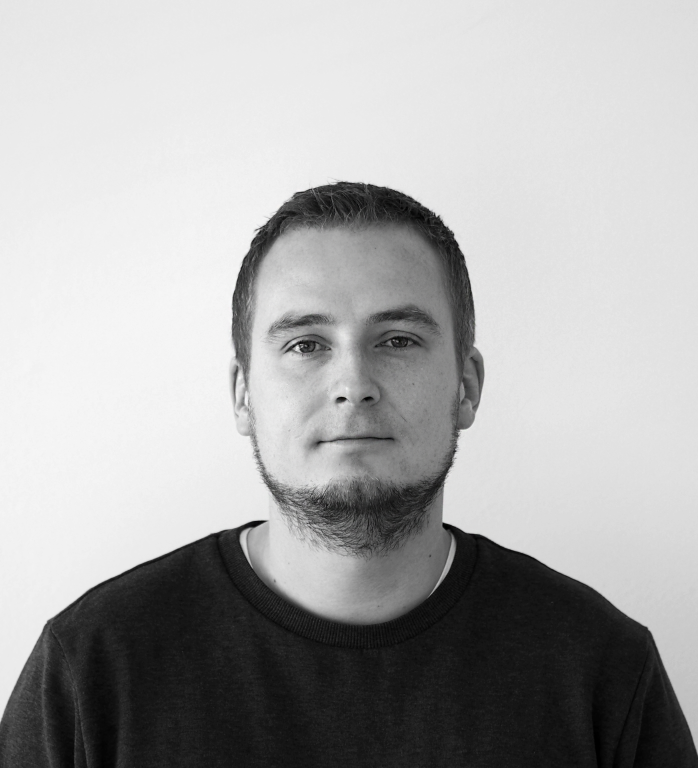
#> input picture kode/.deprecated/ansigtsgenkendelse/faces/Benny.jpg, 2792 x 3072 px, found by its file name (shown at 1/4 size)
$ python mathias_learn.py
#> lines starting #> are read from the running program, lines starting #| are printed output that depends on the picture
import cv2
import os
import numpy as np

# Define the path to the dataset directory
dataset_dir = '/home/benny/pi_reader/ansigtsgenkendelse'
img_path = '/home/benny/pi_reader/ansigtsgenkendelse/faces/Benny.jpg'

# Load the Haar cascades for face detection
face_cascade = cv2.CascadeClassifier(cv2.data.haarcascades + 'haarcascade_frontalface_default.xml')

# Initialize the lists for face features and labels
face_features = []
labels = []

# Loop over the subdirectories in the dataset directory
# for sub_dir in os.listdir(dataset_dir):
#     sub_dir_path = os.path.join(dataset_dir, sub_dir)
#     # Loop over the images in each subdirectory
#     for img_name in os.listdir(sub_dir_path):
#         img_path = os.path.join(sub_dir_path, img_name)
# Load the image and convert it to grayscale
img = cv2.imread(img_path)
#> img is the input picture: shape (3072, 2792, 3); mean B, G, R 169.7, 169.7, 169.7
gray = cv2.cvtColor(img, cv2.COLOR_BGR2GRAY)
# Detect the face in the grayscale image
faces = face_cascade.detectMultiScale(gray, scaleFactor=1.1, minNeighbors=5)
#> faces = [[844, 931, 1133, 1133]]
for (x, y, w, h) in faces:
    # Extract the face ROI (Region of Interest)
    roi_gray = gray[y:y + h, x:x + w]
    # Resize the face ROI to a fixed size
    roi_gray = cv2.resize(roi_gray, (100, 100), interpolation=cv2.INTER_LINEAR)
    # Add the face features and label to the lists
    face_features.append(roi_gray)
    labels.append(int(2))
#> this loop made 1 pass
#> pass 1, `roi_gray = gray[y:y + h, x:x + w]`:
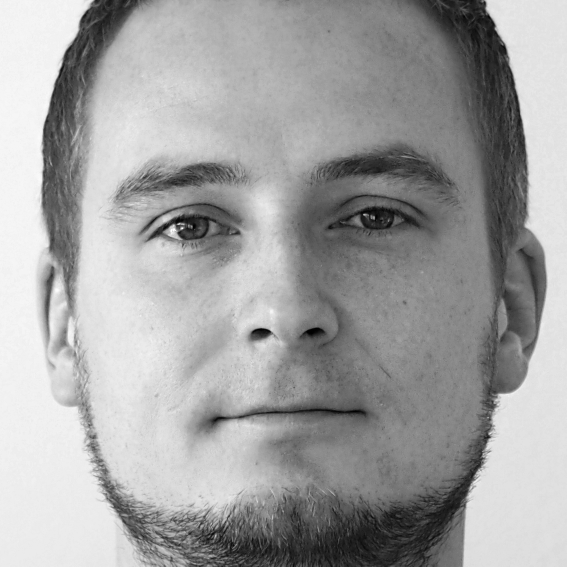
#> roi_gray: shape (1133, 1133) (shown at 1/2 size); min 0, max 255, mean 161.6
#> pass 1, `roi_gray = cv2.resize(roi_gray, (100, 100), interpolation=cv2.INTER_LI..`:
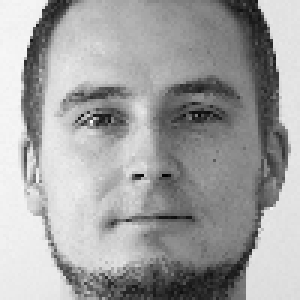
#> roi_gray: shape (100, 100) (shown 3 times larger); min 2, max 251, mean 161.4
#> after the loop, face_features = 1 item; labels = [2]

# Train the LBPH face recognizer
recognizer = cv2.face.LBPHFaceRecognizer_create()
recognizer.train(face_features, np.array(labels))

# Save the trained model to a file
recognizer.write('model.yml')
